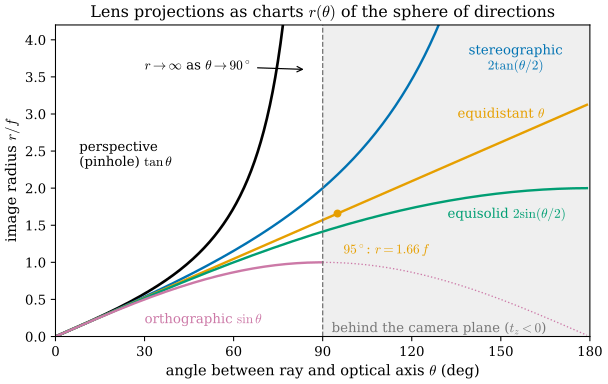

This figure's Python source:
"""Figure 27.1.4: every central camera is a chart r(theta) of the sphere of directions (Section 27.1).

Image radius r/f as a function of the angle theta between the ray and the optical axis, for the five projections
listed by Kannala and Brandt [Kannala06]: perspective tan(theta) (the gnomonic chart, i.e. the pinhole camera),
stereographic 2 tan(theta/2), equidistant theta, equisolid 2 sin(theta/2), orthographic sin(theta).
Self-checks: the five curves agree to first order at theta = 0 (r ~ theta); tan blows up at 90 deg; sin has its
maximum at 90 deg; the values quoted in the text.

Run from the project root: ``PYTHONPATH=tools python3 chapters/27-cameras-rays/figures/fig-27-1-4-mapping-functions.py``
"""

import os

os.environ.setdefault("OMP_NUM_THREADS", "4")
os.environ.setdefault("OPENBLAS_NUM_THREADS", "4")

import dgfig

dgfig.setup()

import matplotlib.pyplot as plt
import numpy as np

C = dgfig.COLORS
models = [
    ("perspective (pinhole) $\\tan\\theta$", np.tan, C["main"]),
    ("stereographic $2\\tan(\\theta/2)$", lambda t: 2 * np.tan(t / 2), C["tangent"]),
    ("equidistant $\\theta$", lambda t: t, C["accent"]),
    ("equisolid $2\\sin(\\theta/2)$", lambda t: 2 * np.sin(t / 2), C["third"]),
    ("orthographic $\\sin\\theta$", np.sin, C["covector"]),
]
small = 1e-4
for _, f, _ in models:
    assert abs(f(small) / small - 1) < 1e-6          # all charts agree to first order at the axis
assert abs(np.tan(np.radians(80)) - 5.671) < 1e-3 and abs(np.radians(95) - 1.658) < 1e-3

fig, ax = plt.subplots(figsize=(6.6, 4.3))
th = np.linspace(0, np.radians(179), 1000)
for name, f, col in models:
    y = f(th)
    if f is np.tan:
        tt = np.linspace(0, np.radians(88.5), 600)
        ax.plot(np.degrees(tt), np.tan(tt), color=col, lw=2.0, label=name)
    elif f is np.sin:
        tt = np.linspace(0, np.radians(90), 300)
        ax.plot(np.degrees(tt), np.sin(tt), color=col, lw=1.8, label=name)
        tt2 = np.linspace(np.radians(90), np.radians(179), 300)
        ax.plot(np.degrees(tt2), np.sin(tt2), color=col, lw=1.0, ls=":")
    else:
        ax.plot(np.degrees(th), y, color=col, lw=1.8, label=name)
ax.axvline(90, color=C["aux"], lw=1.0, ls="--")
ax.axvspan(90, 180, color=C["surface"], alpha=0.35, lw=0)
ax.text(93, 0.06, "behind the camera plane ($t_z<0$)", fontsize=10, color=C["aux"])
ax.annotate("$r\\to\\infty$ as $\\theta\\to 90^\\circ$", xy=(84.5, 3.6), xytext=(30, 3.6), fontsize=10,
            arrowprops=dict(arrowstyle="->", color="k", lw=0.9))
ax.plot([95], [np.radians(95)], "o", color=C["accent"], ms=5)
ax.text(97, 1.12, r"$95^\circ$: $r=1.66\,f$", fontsize=10, color=C["accent"])
ax.set_xlim(0, 180)
ax.set_ylim(0, 4.2)
ax.set_xticks([0, 30, 60, 90, 120, 150, 180])
ax.set_xlabel(r"angle between ray and optical axis $\theta$ (deg)")
ax.set_ylabel(r"image radius $r/f$")
labels = [("perspective\n(pinhole) $\\tan\\theta$", (8, 2.3), C["main"]),
          ("stereographic\n$2\\tan(\\theta/2)$", (155, 3.6), C["tangent"]),
          ("equidistant $\\theta$", (150, 2.95), C["accent"]),
          ("equisolid $2\\sin(\\theta/2)$", (152, 1.6), C["third"]),
          ("orthographic $\\sin\\theta$", (30, 0.18), C["covector"])]
for txt, xy, col in labels:
    ax.text(*xy, txt, fontsize=10, color=col, ha="center" if xy[0] > 100 else "left")
ax.set_title("Lens projections as charts $r(\\theta)$ of the sphere of directions", fontsize=12)
fig.tight_layout()
dgfig.save(fig, __file__)
